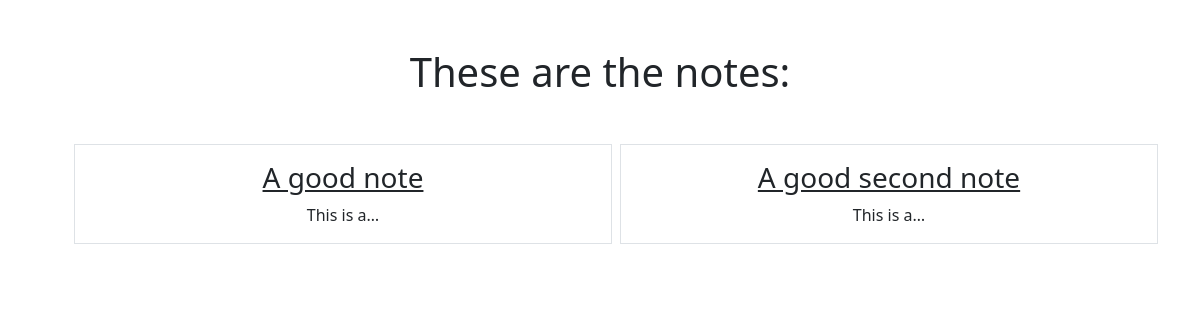
The app's page /smart/notes, older data.
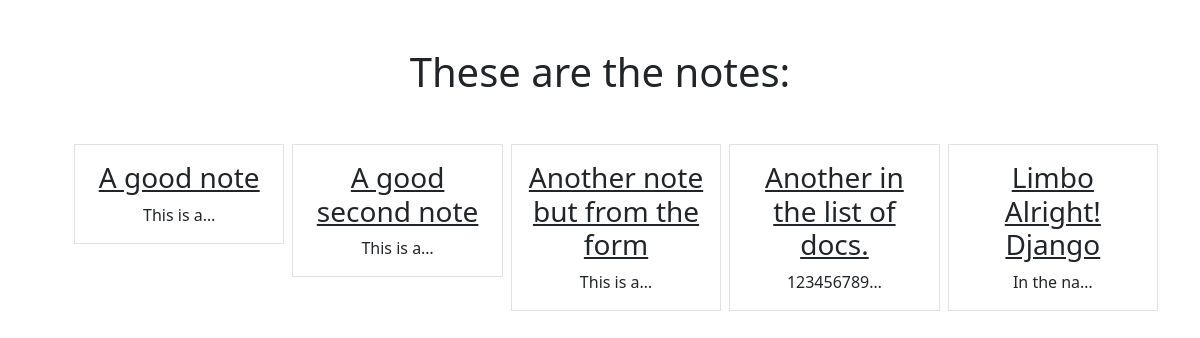
The same page, newer data.
### notes/models.py (models this page shows)
class Notes(models.Model):
    title = models.CharField(max_length=200)
    text = models.TextField()
    created = models.DateTimeField(auto_now_add=True)

### notes/views.py (the view)
# urls.py: path('notes', views.NotesListView.as_view(), name="notes.list"),
class NotesListView(ListView):
    model = Notes
    context_object_name = 'notes'
    template_name = 'notes/notes_list.html'

### notes/templates/notes/notes_list.html
{% extends "base.html" %}
{% block content %}
<h1 class="my-5">These are the notes: </h1>
<ul>
    <div class="row row-cols3 g-2">
        {% for note in notes %}
        <div class="col">
            <div class="p-3 border">
                <a href="{% url 'notes.detail' pk=note.id %}" class="text-dark text-decoration-non" >
                    <h3>{{note.title}}</h3>
                </a>
                {{note.text|truncatechars:10}}
            </div>
        </div>
        {% endfor %}
    </div>
</ul>
{% endblock %}

Row changes from the older to the newer data that the page shows:
added Notes: title "Another note but from the form", text "This is a…"
added Notes: title "Another in the list of docs.", text "123456789…"
added Notes: title "Limbo Alright! Django", text "In the na…"
